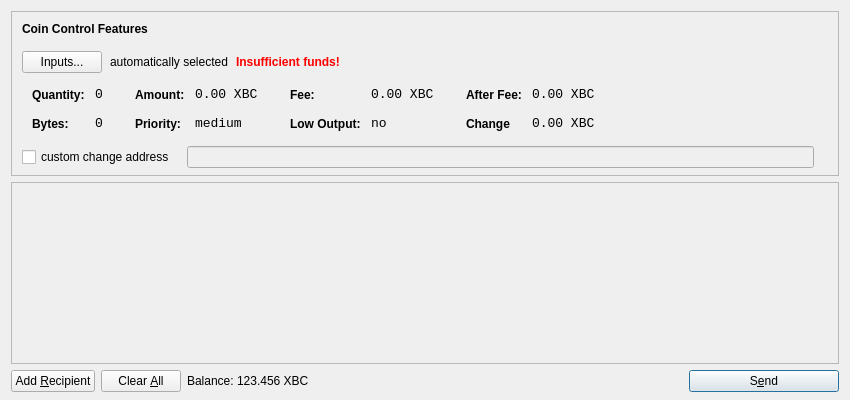
<?xml version="1.0" encoding="UTF-8"?>
<ui version="4.0">
 <class>SendCoinsDialog</class>
 <widget class="QDialog" name="SendCoinsDialog">
  <property name="geometry">
   <rect>
    <x>0</x>
    <y>0</y>
    <width>850</width>
    <height>400</height>
   </rect>
  </property>
  <property name="windowTitle">
   <string>Send Coins</string>
  </property>
  <layout class="QVBoxLayout" name="verticalLayout" stretch="0,1,0">
   <property name="bottomMargin">
    <number>8</number>
   </property>
   <item>
    <widget class="QFrame" name="frameCoinControl">
     <property name="sizePolicy">
      <sizepolicy hsizetype="Expanding" vsizetype="Expanding">
       <horstretch>0</horstretch>
       <verstretch>0</verstretch>
      </sizepolicy>
     </property>
     <property name="maximumSize">
      <size>
       <width>16777215</width>
       <height>16777215</height>
      </size>
     </property>
     <property name="frameShape">
      <enum>QFrame::StyledPanel</enum>
     </property>
     <property name="frameShadow">
      <enum>QFrame::Sunken</enum>
     </property>
     <layout class="QVBoxLayout" name="verticalLayoutCoinControl2">
      <property name="spacing">
       <number>-1</number>
      </property>
      <property name="leftMargin">
       <number>0</number>
      </property>
      <property name="topMargin">
       <number>0</number>
      </property>
      <property name="rightMargin">
       <number>0</number>
      </property>
      <property name="bottomMargin">
       <number>6</number>
      </property>
      <item>
       <layout class="QVBoxLayout" name="verticalLayoutCoinControl" stretch="0,0,0,0,1">
        <property name="spacing">
         <number>0</number>
        </property>
        <property name="leftMargin">
         <number>10</number>
        </property>
        <property name="topMargin">
         <number>10</number>
        </property>
        <item>
         <layout class="QHBoxLayout" name="horizontalLayoutCoinControl1">
          <property name="bottomMargin">
           <number>15</number>
          </property>
          <item>
           <widget class="QLabel" name="labelCoinControlFeatures">
            <property name="sizePolicy">
             <sizepolicy hsizetype="Preferred" vsizetype="Maximum">
              <horstretch>0</horstretch>
              <verstretch>0</verstretch>
             </sizepolicy>
            </property>
            <property name="font">
             <font>
              <weight>75</weight>
              <bold>true</bold>
             </font>
            </property>
            <property name="styleSheet">
             <string notr="true">font-weight:bold;</string>
            </property>
            <property name="text">
             <string>Coin Control Features</string>
            </property>
           </widget>
          </item>
         </layout>
        </item>
        <item>
         <layout class="QHBoxLayout" name="horizontalLayoutCoinControl2" stretch="0,0,0,0">
          <property name="spacing">
           <number>8</number>
          </property>
          <property name="bottomMargin">
           <number>10</number>
          </property>
          <item>
           <widget class="QPushButton" name="pushButtonCoinControl">
            <property name="styleSheet">
             <string notr="true"/>
            </property>
            <property name="text">
             <string>Inputs...</string>
            </property>
           </widget>
          </item>
          <item>
           <widget class="QLabel" name="labelCoinControlAutomaticallySelected">
            <property name="text">
             <string>automatically selected</string>
            </property>
            <property name="margin">
             <number>5</number>
            </property>
           </widget>
          </item>
          <item>
           <widget class="QLabel" name="labelCoinControlInsuffFunds">
            <property name="font">
             <font>
              <weight>75</weight>
              <bold>true</bold>
             </font>
            </property>
            <property name="styleSheet">
             <string notr="true">color:red;font-weight:bold;</string>
            </property>
            <property name="text">
             <string>Insufficient funds!</string>
            </property>
            <property name="margin">
             <number>5</number>
            </property>
           </widget>
          </item>
          <item>
           <spacer name="horizontalSpacerCoinControl">
            <property name="orientation">
             <enum>Qt::Horizontal</enum>
            </property>
            <property name="sizeHint" stdset="0">
             <size>
              <width>40</width>
              <height>1</height>
             </size>
            </property>
           </spacer>
          </item>
         </layout>
        </item>
        <item>
         <widget class="QWidget" name="widgetCoinControl" native="true">
          <property name="sizePolicy">
           <sizepolicy hsizetype="Preferred" vsizetype="Preferred">
            <horstretch>0</horstretch>
            <verstretch>0</verstretch>
           </sizepolicy>
          </property>
          <property name="minimumSize">
           <size>
            <width>0</width>
            <height>0</height>
           </size>
          </property>
          <property name="styleSheet">
           <string notr="true"/>
          </property>
          <layout class="QHBoxLayout" name="horizontalLayoutCoinControl5">
           <property name="margin">
            <number>0</number>
           </property>
           <item>
            <layout class="QHBoxLayout" name="horizontalLayoutCoinControl3" stretch="0,0,0,1">
             <property name="spacing">
              <number>20</number>
             </property>
             <property name="topMargin">
              <number>0</number>
             </property>
             <property name="bottomMargin">
              <number>10</number>
             </property>
             <item>
              <layout class="QFormLayout" name="formLayoutCoinControl1">
               <property name="horizontalSpacing">
                <number>10</number>
               </property>
               <property name="verticalSpacing">
                <number>14</number>
               </property>
               <property name="leftMargin">
                <number>10</number>
               </property>
               <property name="topMargin">
                <number>4</number>
               </property>
               <property name="rightMargin">
                <number>6</number>
               </property>
               <item row="0" column="0">
                <widget class="QLabel" name="labelCoinControlQuantityText">
                 <property name="styleSheet">
                  <string notr="true">font-weight:bold;</string>
                 </property>
                 <property name="text">
                  <string>Quantity:</string>
                 </property>
                 <property name="margin">
                  <number>0</number>
                 </property>
                </widget>
               </item>
               <item row="0" column="1">
                <widget class="QLabel" name="labelCoinControlQuantity">
                 <property name="font">
                  <font>
                   <family>Monospace</family>
                   <pointsize>10</pointsize>
                  </font>
                 </property>
                 <property name="cursor">
                  <cursorShape>IBeamCursor</cursorShape>
                 </property>
                 <property name="contextMenuPolicy">
                  <enum>Qt::ActionsContextMenu</enum>
                 </property>
                 <property name="text">
                  <string>0</string>
                 </property>
                 <property name="margin">
                  <number>0</number>
                 </property>
                 <property name="textInteractionFlags">
                  <set>Qt::LinksAccessibleByMouse|Qt::TextSelectableByKeyboard|Qt::TextSelectableByMouse</set>
                 </property>
                </widget>
               </item>
               <item row="1" column="0">
                <widget class="QLabel" name="labelCoinControlBytesText">
                 <property name="styleSheet">
                  <string notr="true">font-weight:bold;</string>
                 </property>
                 <property name="text">
                  <string>Bytes:</string>
                 </property>
                </widget>
               </item>
               <item row="1" column="1">
                <widget class="QLabel" name="labelCoinControlBytes">
                 <property name="font">
                  <font>
                   <family>Monospace</family>
                   <pointsize>10</pointsize>
                  </font>
                 </property>
                 <property name="cursor">
                  <cursorShape>IBeamCursor</cursorShape>
                 </property>
                 <property name="contextMenuPolicy">
                  <enum>Qt::ActionsContextMenu</enum>
                 </property>
                 <property name="text">
                  <string>0</string>
                 </property>
                 <property name="textInteractionFlags">
                  <set>Qt::LinksAccessibleByMouse|Qt::TextSelectableByKeyboard|Qt::TextSelectableByMouse</set>
                 </property>
                </widget>
               </item>
              </layout>
             </item>
             <item>
              <layout class="QFormLayout" name="formLayoutCoinControl2">
               <property name="horizontalSpacing">
                <number>10</number>
               </property>
               <property name="verticalSpacing">
                <number>14</number>
               </property>
               <property name="leftMargin">
                <number>6</number>
               </property>
               <property name="topMargin">
                <number>4</number>
               </property>
               <property name="rightMargin">
                <number>6</number>
               </property>
               <item row="0" column="0">
                <widget class="QLabel" name="labelCoinControlAmountText">
                 <property name="styleSheet">
                  <string notr="true">font-weight:bold;</string>
                 </property>
                 <property name="text">
                  <string>Amount:</string>
                 </property>
                 <property name="margin">
                  <number>0</number>
                 </property>
                </widget>
               </item>
               <item row="0" column="1">
                <widget class="QLabel" name="labelCoinControlAmount">
                 <property name="font">
                  <font>
                   <family>Monospace</family>
                   <pointsize>10</pointsize>
                  </font>
                 </property>
                 <property name="cursor">
                  <cursorShape>IBeamCursor</cursorShape>
                 </property>
                 <property name="contextMenuPolicy">
                  <enum>Qt::ActionsContextMenu</enum>
                 </property>
                 <property name="text">
                  <string>0.00 XBC</string>
                 </property>
                 <property name="textInteractionFlags">
                  <set>Qt::LinksAccessibleByMouse|Qt::TextSelectableByKeyboard|Qt::TextSelectableByMouse</set>
                 </property>
                </widget>
               </item>
               <item row="1" column="0">
                <widget class="QLabel" name="labelCoinControlPriorityText">
                 <property name="styleSheet">
                  <string notr="true">font-weight:bold;</string>
                 </property>
                 <property name="text">
                  <string>Priority:</string>
                 </property>
                </widget>
               </item>
               <item row="1" column="1">
                <widget class="QLabel" name="labelCoinControlPriority">
                 <property name="font">
                  <font>
                   <family>Monospace</family>
                   <pointsize>10</pointsize>
                  </font>
                 </property>
                 <property name="cursor">
                  <cursorShape>IBeamCursor</cursorShape>
                 </property>
                 <property name="contextMenuPolicy">
                  <enum>Qt::ActionsContextMenu</enum>
                 </property>
                 <property name="text">
                  <string>medium</string>
                 </property>
                 <property name="textInteractionFlags">
                  <set>Qt::LinksAccessibleByMouse|Qt::TextSelectableByKeyboard|Qt::TextSelectableByMouse</set>
                 </property>
                </widget>
               </item>
              </layout>
             </item>
             <item>
              <layout class="QFormLayout" name="formLayoutCoinControl3">
               <property name="horizontalSpacing">
                <number>10</number>
               </property>
               <property name="verticalSpacing">
                <number>14</number>
               </property>
               <property name="leftMargin">
                <number>6</number>
               </property>
               <property name="topMargin">
                <number>4</number>
               </property>
               <property name="rightMargin">
                <number>6</number>
               </property>
               <item row="0" column="0">
                <widget class="QLabel" name="labelCoinControlFeeText">
                 <property name="styleSheet">
                  <string notr="true">font-weight:bold;</string>
                 </property>
                 <property name="text">
                  <string>Fee:</string>
                 </property>
                 <property name="margin">
                  <number>0</number>
                 </property>
                </widget>
               </item>
               <item row="0" column="1">
                <widget class="QLabel" name="labelCoinControlFee">
                 <property name="font">
                  <font>
                   <family>Monospace</family>
                   <pointsize>10</pointsize>
                  </font>
                 </property>
                 <property name="cursor">
                  <cursorShape>IBeamCursor</cursorShape>
                 </property>
                 <property name="contextMenuPolicy">
                  <enum>Qt::ActionsContextMenu</enum>
                 </property>
                 <property name="text">
                  <string>0.00 XBC</string>
                 </property>
                 <property name="textInteractionFlags">
                  <set>Qt::LinksAccessibleByMouse|Qt::TextSelectableByKeyboard|Qt::TextSelectableByMouse</set>
                 </property>
                </widget>
               </item>
               <item row="1" column="0">
                <widget class="QLabel" name="labelCoinControlLowOutputText">
                 <property name="styleSheet">
                  <string notr="true">font-weight:bold;</string>
                 </property>
                 <property name="text">
                  <string>Low Output:</string>
                 </property>
                </widget>
               </item>
               <item row="1" column="1">
                <widget class="QLabel" name="labelCoinControlLowOutput">
                 <property name="font">
                  <font>
                   <family>Monospace</family>
                   <pointsize>10</pointsize>
                  </font>
                 </property>
                 <property name="cursor">
                  <cursorShape>IBeamCursor</cursorShape>
                 </property>
                 <property name="contextMenuPolicy">
                  <enum>Qt::ActionsContextMenu</enum>
                 </property>
                 <property name="text">
                  <string>no</string>
                 </property>
                 <property name="textInteractionFlags">
                  <set>Qt::LinksAccessibleByMouse|Qt::TextSelectableByKeyboard|Qt::TextSelectableByMouse</set>
                 </property>
                </widget>
               </item>
              </layout>
             </item>
             <item>
              <layout class="QFormLayout" name="formLayoutCoinControl4">
               <property name="horizontalSpacing">
                <number>10</number>
               </property>
               <property name="verticalSpacing">
                <number>14</number>
               </property>
               <property name="leftMargin">
                <number>6</number>
               </property>
               <property name="topMargin">
                <number>4</number>
               </property>
               <property name="rightMargin">
                <number>6</number>
               </property>
               <item row="0" column="0">
                <widget class="QLabel" name="labelCoinControlAfterFeeText">
                 <property name="styleSheet">
                  <string notr="true">font-weight:bold;</string>
                 </property>
                 <property name="text">
                  <string>After Fee:</string>
                 </property>
                 <property name="margin">
                  <number>0</number>
                 </property>
                </widget>
               </item>
               <item row="0" column="1">
                <widget class="QLabel" name="labelCoinControlAfterFee">
                 <property name="font">
                  <font>
                   <family>Monospace</family>
                   <pointsize>10</pointsize>
                  </font>
                 </property>
                 <property name="cursor">
                  <cursorShape>IBeamCursor</cursorShape>
                 </property>
                 <property name="contextMenuPolicy">
                  <enum>Qt::ActionsContextMenu</enum>
                 </property>
                 <property name="text">
                  <string>0.00 XBC</string>
                 </property>
                 <property name="textInteractionFlags">
                  <set>Qt::LinksAccessibleByMouse|Qt::TextSelectableByKeyboard|Qt::TextSelectableByMouse</set>
                 </property>
                </widget>
               </item>
               <item row="1" column="0">
                <widget class="QLabel" name="labelCoinControlChangeText">
                 <property name="styleSheet">
                  <string notr="true">font-weight:bold;</string>
                 </property>
                 <property name="text">
                  <string>Change</string>
                 </property>
                </widget>
               </item>
               <item row="1" column="1">
                <widget class="QLabel" name="labelCoinControlChange">
                 <property name="font">
                  <font>
                   <family>Monospace</family>
                   <pointsize>10</pointsize>
                  </font>
                 </property>
                 <property name="cursor">
                  <cursorShape>IBeamCursor</cursorShape>
                 </property>
                 <property name="contextMenuPolicy">
                  <enum>Qt::ActionsContextMenu</enum>
                 </property>
                 <property name="text">
                  <string>0.00 XBC</string>
                 </property>
                 <property name="textInteractionFlags">
                  <set>Qt::LinksAccessibleByMouse|Qt::TextSelectableByKeyboard|Qt::TextSelectableByMouse</set>
                 </property>
                </widget>
               </item>
              </layout>
             </item>
            </layout>
           </item>
          </layout>
         </widget>
        </item>
        <item>
         <layout class="QHBoxLayout" name="horizontalLayoutCoinControl4" stretch="0,0,0">
          <property name="spacing">
           <number>12</number>
          </property>
          <property name="sizeConstraint">
           <enum>QLayout::SetDefaultConstraint</enum>
          </property>
          <property name="topMargin">
           <number>5</number>
          </property>
          <property name="rightMargin">
           <number>5</number>
          </property>
          <item>
           <widget class="QCheckBox" name="checkBoxCoinControlChange">
            <property name="text">
             <string>custom change address</string>
            </property>
           </widget>
          </item>
          <item>
           <widget class="QLineEdit" name="lineEditCoinControlChange">
            <property name="enabled">
             <bool>false</bool>
            </property>
            <property name="sizePolicy">
             <sizepolicy hsizetype="Expanding" vsizetype="Fixed">
              <horstretch>0</horstretch>
              <verstretch>0</verstretch>
             </sizepolicy>
            </property>
           </widget>
          </item>
          <item>
           <widget class="QLabel" name="labelCoinControlChangeLabel">
            <property name="sizePolicy">
             <sizepolicy hsizetype="Preferred" vsizetype="Expanding">
              <horstretch>0</horstretch>
              <verstretch>0</verstretch>
             </sizepolicy>
            </property>
            <property name="minimumSize">
             <size>
              <width>0</width>
              <height>0</height>
             </size>
            </property>
            <property name="text">
             <string/>
            </property>
            <property name="margin">
             <number>3</number>
            </property>
           </widget>
          </item>
         </layout>
        </item>
        <item>
         <spacer name="verticalSpacerCoinControl">
          <property name="orientation">
           <enum>Qt::Vertical</enum>
          </property>
          <property name="sizeHint" stdset="0">
           <size>
            <width>800</width>
            <height>1</height>
           </size>
          </property>
         </spacer>
        </item>
       </layout>
      </item>
     </layout>
    </widget>
   </item>
   <item>
    <widget class="QScrollArea" name="scrollArea">
     <property name="widgetResizable">
      <bool>true</bool>
     </property>
     <widget class="QWidget" name="scrollAreaWidgetContents">
      <property name="geometry">
       <rect>
        <x>0</x>
        <y>0</y>
        <width>830</width>
        <height>165</height>
       </rect>
      </property>
      <layout class="QVBoxLayout" name="verticalLayout_2">
       <property name="margin">
        <number>0</number>
       </property>
       <item>
        <layout class="QVBoxLayout" name="entries">
         <property name="spacing">
          <number>6</number>
         </property>
        </layout>
       </item>
       <item>
        <spacer name="verticalSpacer">
         <property name="orientation">
          <enum>Qt::Vertical</enum>
         </property>
         <property name="sizeHint" stdset="0">
          <size>
           <width>20</width>
           <height>40</height>
          </size>
         </property>
        </spacer>
       </item>
      </layout>
     </widget>
    </widget>
   </item>
   <item>
    <layout class="QHBoxLayout" name="horizontalLayout">
     <item>
      <widget class="QPushButton" name="addButton">
       <property name="toolTip">
        <string>Send to multiple recipients at once</string>
       </property>
       <property name="text">
        <string>Add &amp;Recipient</string>
       </property>
       <property name="icon">
        <iconset resource="../bitcoin.qrc">
         <normaloff>:/icons/add</normaloff>:/icons/add</iconset>
       </property>
       <property name="autoDefault">
        <bool>false</bool>
       </property>
      </widget>
     </item>
     <item>
      <widget class="QPushButton" name="clearButton">
       <property name="sizePolicy">
        <sizepolicy hsizetype="Minimum" vsizetype="Fixed">
         <horstretch>0</horstretch>
         <verstretch>0</verstretch>
        </sizepolicy>
       </property>
       <property name="toolTip">
        <string>Remove all transaction fields</string>
       </property>
       <property name="text">
        <string>Clear &amp;All</string>
       </property>
       <property name="icon">
        <iconset resource="../bitcoin.qrc">
         <normaloff>:/icons/remove</normaloff>:/icons/remove</iconset>
       </property>
       <property name="autoRepeatDelay">
        <number>300</number>
       </property>
       <property name="autoDefault">
        <bool>false</bool>
       </property>
      </widget>
     </item>
     <item>
      <layout class="QHBoxLayout" name="horizontalLayout_2">
       <property name="spacing">
        <number>3</number>
       </property>
       <item>
        <widget class="QLabel" name="label">
         <property name="sizePolicy">
          <sizepolicy hsizetype="Preferred" vsizetype="Fixed">
           <horstretch>0</horstretch>
           <verstretch>0</verstretch>
          </sizepolicy>
         </property>
         <property name="text">
          <string>Balance:</string>
         </property>
        </widget>
       </item>
       <item>
        <widget class="QLabel" name="labelBalance">
         <property name="sizePolicy">
          <sizepolicy hsizetype="Preferred" vsizetype="Fixed">
           <horstretch>0</horstretch>
           <verstretch>0</verstretch>
          </sizepolicy>
         </property>
         <property name="cursor">
          <cursorShape>IBeamCursor</cursorShape>
         </property>
         <property name="text">
          <string>123.456 XBC</string>
         </property>
         <property name="textInteractionFlags">
          <set>Qt::LinksAccessibleByMouse|Qt::TextSelectableByKeyboard|Qt::TextSelectableByMouse</set>
         </property>
        </widget>
       </item>
      </layout>
     </item>
     <item>
      <spacer name="horizontalSpacer">
       <property name="orientation">
        <enum>Qt::Horizontal</enum>
       </property>
       <property name="sizeHint" stdset="0">
        <size>
         <width>40</width>
         <height>20</height>
        </size>
       </property>
      </spacer>
     </item>
     <item>
      <widget class="QPushButton" name="sendButton">
       <property name="minimumSize">
        <size>
         <width>150</width>
         <height>0</height>
        </size>
       </property>
       <property name="toolTip">
        <string>Confirm the send action</string>
       </property>
       <property name="text">
        <string>S&amp;end</string>
       </property>
       <property name="icon">
        <iconset resource="../bitcoin.qrc">
         <normaloff>:/icons/send</normaloff>:/icons/send</iconset>
       </property>
       <property name="default">
        <bool>true</bool>
       </property>
      </widget>
     </item>
    </layout>
   </item>
  </layout>
 </widget>
 <resources>
  <include location="../bitcoin.qrc"/>
 </resources>
 <connections/>
</ui>
